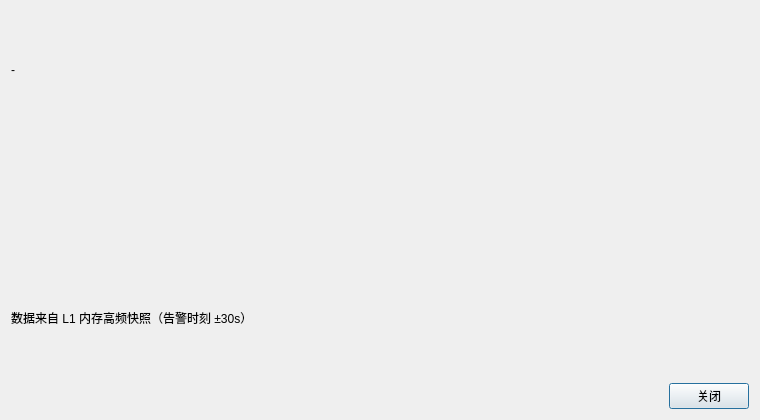
<?xml version="1.0" encoding="UTF-8"?>
<ui version="4.0">
 <class>AlarmReplayDialog</class>
 <widget class="QDialog" name="AlarmReplayDialog">
  <property name="geometry">
   <rect>
    <x>0</x>
    <y>0</y>
    <width>760</width>
    <height>420</height>
   </rect>
  </property>
  <property name="windowTitle">
   <string>告警前后 30 秒回放</string>
  </property>
  <layout class="QVBoxLayout" name="rootLayout">
   <item>
    <widget class="QLabel" name="lblTitle">
     <property name="text">
      <string>-</string>
     </property>
    </widget>
   </item>
   <item>
    <widget class="QWidget" name="plotHost" native="true">
     <layout class="QVBoxLayout" name="plotLayout">
      <property name="leftMargin">
       <number>0</number>
      </property>
      <property name="topMargin">
       <number>0</number>
      </property>
      <property name="rightMargin">
       <number>0</number>
      </property>
      <property name="bottomMargin">
       <number>0</number>
      </property>
     </layout>
    </widget>
   </item>
   <item>
    <widget class="QLabel" name="lblHint">
     <property name="text">
      <string>数据来自 L1 内存高频快照（告警时刻 ±30s）</string>
     </property>
     <property name="wordWrap">
      <bool>true</bool>
     </property>
    </widget>
   </item>
   <item>
    <layout class="QHBoxLayout" name="btnLayout">
     <item>
      <spacer name="btnSpacer">
       <property name="orientation">
        <enum>Qt::Horizontal</enum>
       </property>
       <property name="sizeHint" stdset="0">
        <size>
         <width>40</width>
         <height>20</height>
        </size>
       </property>
      </spacer>
     </item>
     <item>
      <widget class="QPushButton" name="btnClose">
       <property name="text">
        <string>关闭</string>
       </property>
      </widget>
     </item>
    </layout>
   </item>
  </layout>
 </widget>
 <resources/>
 <connections/>
</ui>
